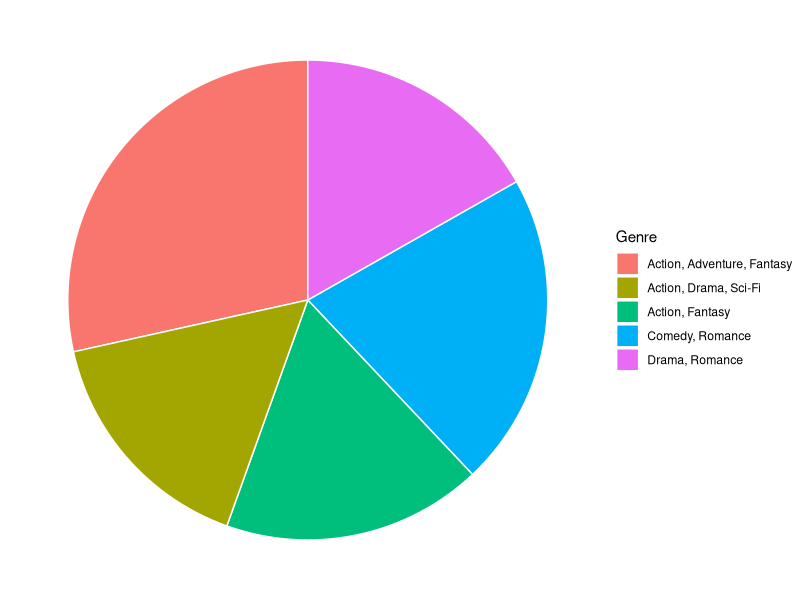
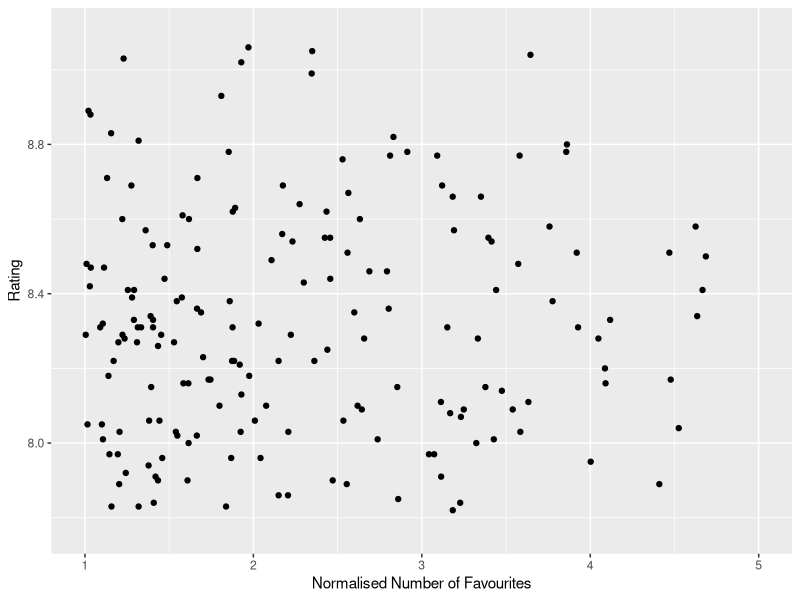
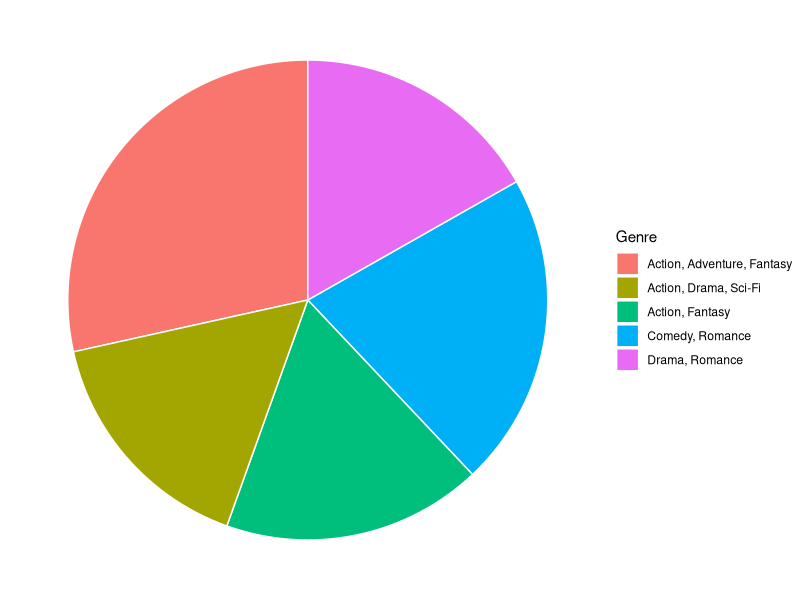
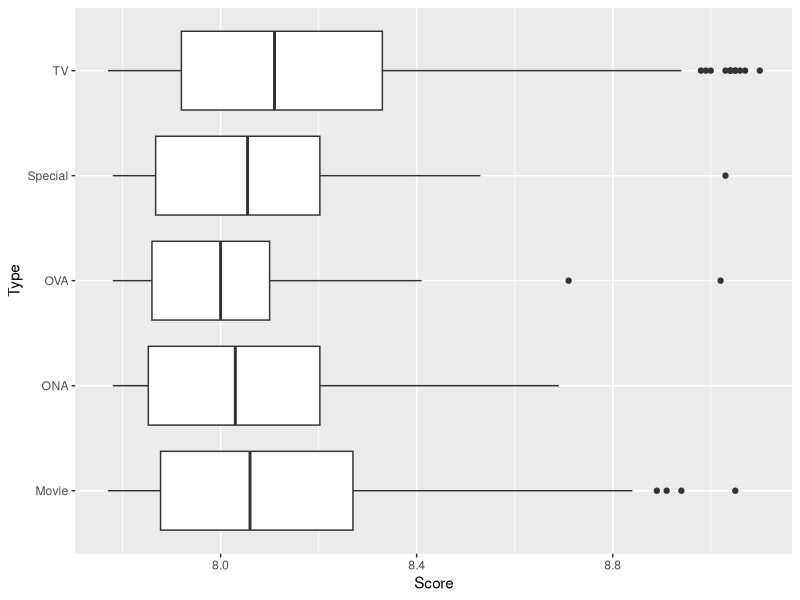
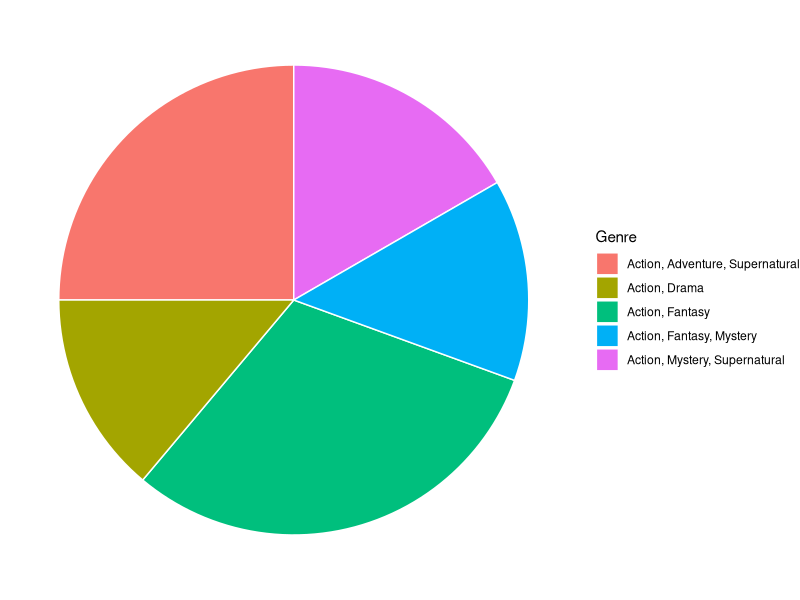
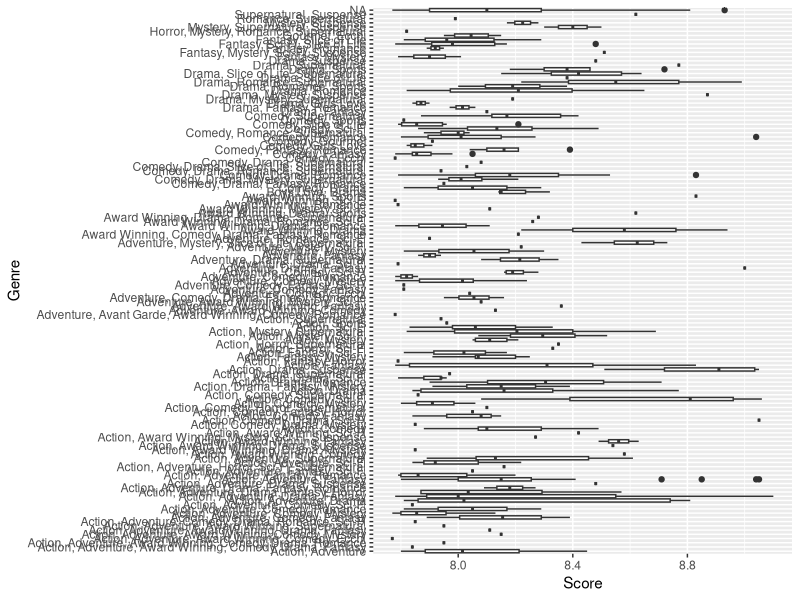
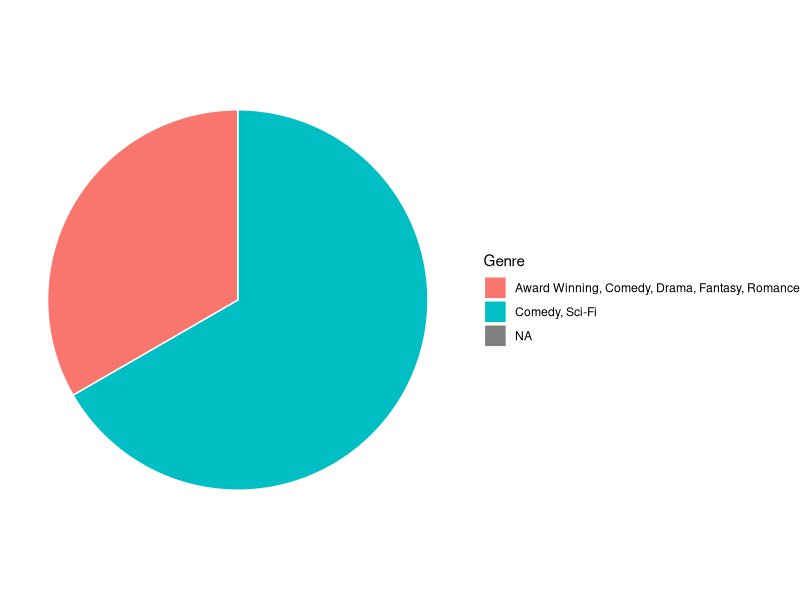

The R script that drew these images, in order:
## ---- chunk 1
#| echo: false
library(ggplot2)
MainData <- read.csv("Finaldata.csv")
genres <- as.data.frame(table(MainData$Genre))
genres <- genres[order(genres$Freq,decreasing = TRUE),]
genres <- genres[1:5,]
ggplot(genres, aes(x="", y=Freq, fill = Var1))+ 
  geom_bar(stat="identity", width=1, color = "white")+ 
  coord_polar("y", start=0)+
  theme_void()+
  labs(fill = "Genre")

## ---- chunk 2
#| echo: false
#| warning: false
ggplot(MainData, aes(x = Favorites/mean(Favorites), y = Score))+
  geom_point() + 
  xlim(1,5)+ 
  labs(x = "Normalised Number of Favourites", y = "Rating")
## ---- chunk 3

MainData <- read.csv("Finaldata.csv")

for(i in 1:1e3){
  ind = which.max(c(MainData$Percent.red[i],MainData$Percent.green[i],MainData$Percent.blue[i]))
  MainData$MainCol[i] <- c("Red","Green","Blue")[ind]
}
## ---- chunk 4
library(ggplot2)
genres <- as.data.frame(table(MainData$Genre))
genres <- genres[order(genres$Freq,decreasing = TRUE),]
genres <- genres[1:5,]
ggplot(genres, aes(x="", y=Freq, fill = Var1))+ 
      geom_bar(stat="identity", width=1, color = "white")+ 
      coord_polar("y", start=0)+
      theme_void()+
      labs(fill = "Genre")
## ---- chunk 5
library(ggplot2)
ggplot(MainData,  mapping = aes(x = Score, y = Type))+
  geom_boxplot()
## ---- chunk 6
library(ggplot2)
genres <- as.data.frame(table(MainData$Genre[which(MainData$Source=="Manga" & MainData$Rating=="R - 17+ (violence & profanity)")]))
genres <- genres[order(genres$Freq,decreasing = TRUE),]
genres <- genres[1:5,]
ggplot(genres, aes(x="", y=Freq, fill = Var1))+ 
      geom_bar(stat="identity", width=1, color = "white")+ 
      coord_polar("y", start=0)+
      theme_void()+
      labs(fill = "Genre")
## ---- chunk 7
library(ggplot2)
manga <- as.data.frame(MainData[which(MainData$Source=="Manga"), ])
ggplot(manga,  mapping = aes(x = Score, y = Genre))+
  geom_boxplot()
## ---- chunk 8
library(ggplot2)
genres <- MainData[which((MainData$Source=="Manga") & (MainData$Rating=="PG - Children")), ]
genres <- as.data.frame(table(genres$Genre[which(genres$Episode.Count<=50)]))
genres <- genres[order(genres$Freq,decreasing = TRUE),]
genres <- genres[1:5,]
ggplot(genres, aes(x="", y=Freq, fill = Var1))+ 
  geom_bar(stat="identity", width=1, color = "white")+ 
  coord_polar("y", start=0)+
  theme_void()+
  labs(fill = "Genre")
